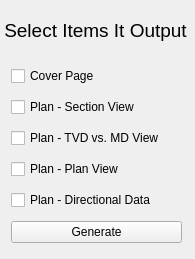
<?xml version="1.0" encoding="UTF-8"?>
<ui version="4.0">
 <class>MainWindow</class>
 <widget class="QMainWindow" name="MainWindow">
  <property name="geometry">
   <rect>
    <x>0</x>
    <y>0</y>
    <width>195</width>
    <height>259</height>
   </rect>
  </property>
  <property name="windowTitle">
   <string>DT - OD - {well}</string>
  </property>
  <widget class="QWidget" name="centralwidget">
   <widget class="QLabel" name="label">
    <property name="geometry">
     <rect>
      <x>0</x>
      <y>10</y>
      <width>191</width>
      <height>41</height>
     </rect>
    </property>
    <property name="font">
     <font>
      <pointsize>14</pointsize>
     </font>
    </property>
    <property name="text">
     <string>Select Items It Output</string>
    </property>
    <property name="alignment">
     <set>Qt::AlignmentFlag::AlignCenter</set>
    </property>
   </widget>
   <widget class="QWidget" name="">
    <property name="geometry">
     <rect>
      <x>11</x>
      <y>61</y>
      <width>171</width>
      <height>191</height>
     </rect>
    </property>
    <layout class="QVBoxLayout" name="verticalLayout">
     <item>
      <widget class="QCheckBox" name="checkBox">
       <property name="text">
        <string>Cover Page</string>
       </property>
      </widget>
     </item>
     <item>
      <widget class="QCheckBox" name="checkBox_2">
       <property name="text">
        <string>Plan - Section View</string>
       </property>
      </widget>
     </item>
     <item>
      <widget class="QCheckBox" name="checkBox_3">
       <property name="text">
        <string>Plan - TVD vs. MD View</string>
       </property>
      </widget>
     </item>
     <item>
      <widget class="QCheckBox" name="checkBox_4">
       <property name="text">
        <string>Plan - Plan View</string>
       </property>
      </widget>
     </item>
     <item>
      <widget class="QCheckBox" name="checkBox_5">
       <property name="text">
        <string>Plan - Directional Data</string>
       </property>
      </widget>
     </item>
     <item>
      <widget class="QPushButton" name="generateBtn">
       <property name="text">
        <string>Generate</string>
       </property>
      </widget>
     </item>
    </layout>
   </widget>
  </widget>
 </widget>
 <resources/>
 <connections/>
</ui>
